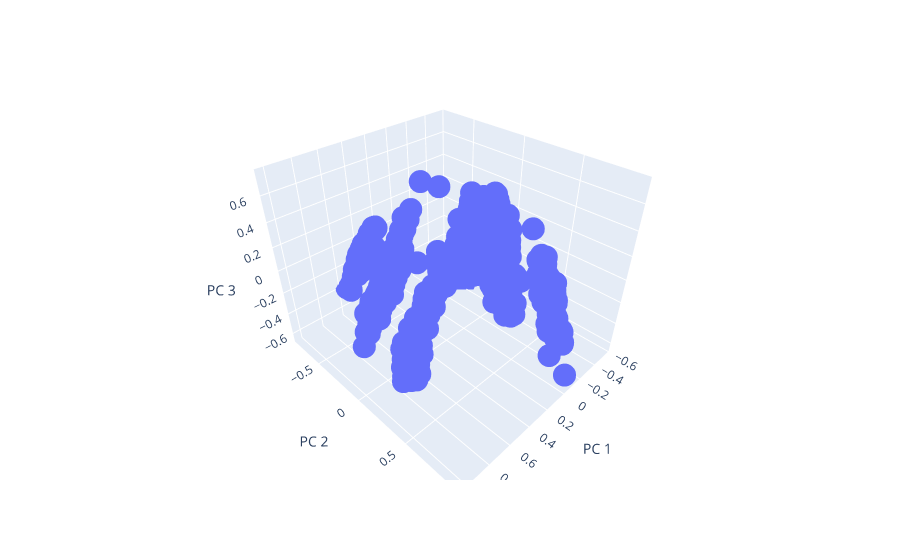

Write notebook code for a chart like this one.
### Markdown cell above
### 使用PCA观察数据

### Code cell
plot_data_pca_nolabel(X_ltV2trs)

### Figure 1 — Plotly figure (JSON) as saved in the notebook; plotly's stock layout.template omitted (floating-point values rounded to 4 significant figures; data arrays with more than 128 entries replaced by an {"elided": "..."} marker saying what was removed)
{"data": [{"hovertemplate": "PC 1=%{x}<br>PC 2=%{y}<br>PC 3=%{z}<extra></extra>", "legendgroup": "", "marker": {"color": "#636efa", "symbol": "circle"}, "mode": "markers", "name": "", "scene": "scene", "showlegend": false, "type": "scatter3d", "x": {"elided": "1528 float values"}, "y": {"elided": "1528 float values"}, "z": {"elided": "1528 float values"}}], "layout": {"legend": {"tracegroupgap": 0}, "margin": {"t": 60}, "scene": {"domain": {"x": [0, 1], "y": [0, 1]}, "xaxis": {"title": {"text": "PC 1"}}, "yaxis": {"title": {"text": "PC 2"}}, "zaxis": {"title": {"text": "PC 3"}}}}}
